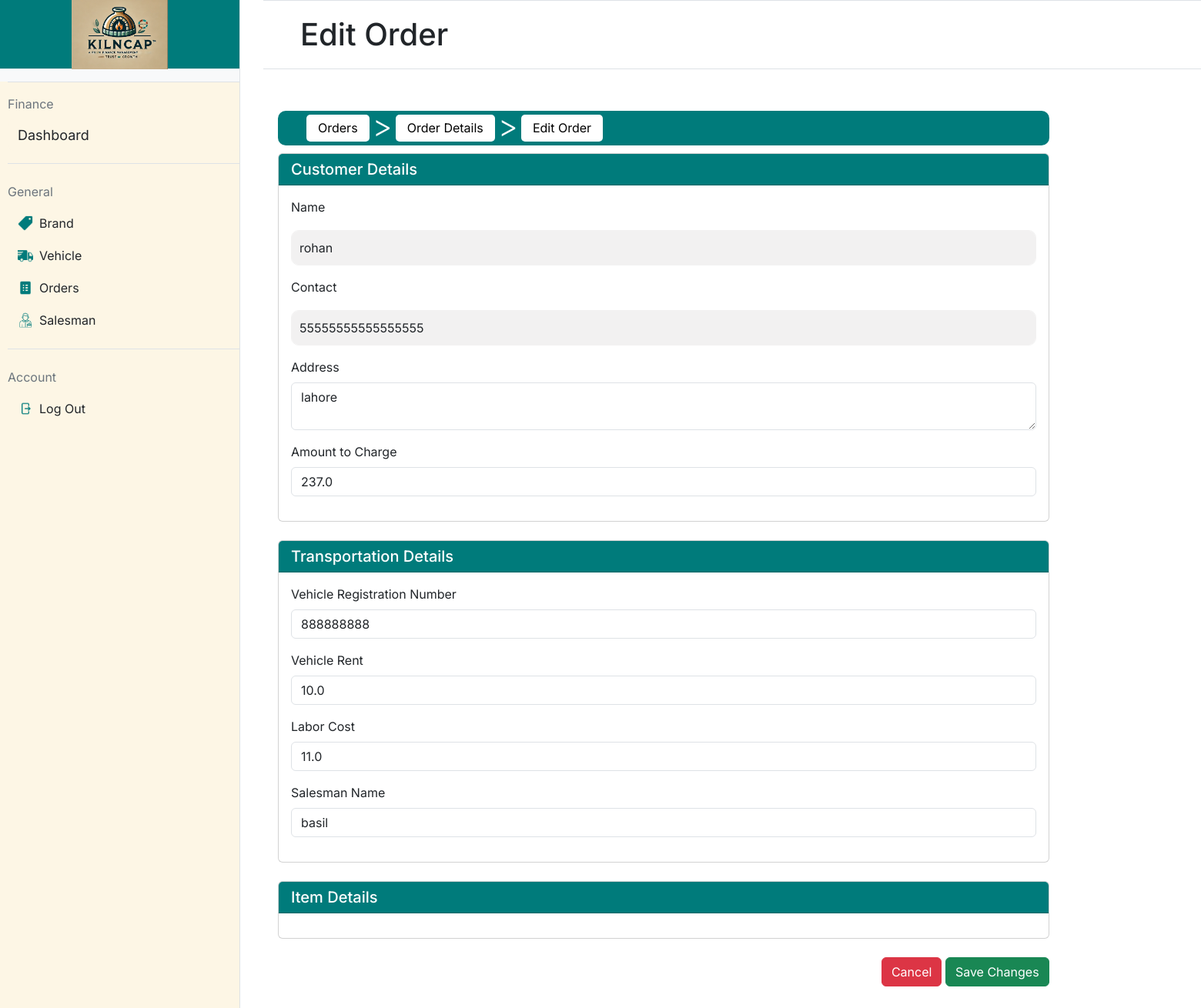
Page /edit_order/1 (signed in) on the committed database.
### app.py (models this page shows, shortened)
class Order(db.Model):
    __tablename__ = 'orders'
    id = db.Column(db.Integer, primary_key=True)  # Order ID
    customer_name = db.Column(db.String(100), nullable=False)  # Customer's name
    customer_contact = db.Column(db.String(15), nullable=False)  # Customer's contact number
    customer_address = db.Column(db.String(200), nullable=False)  # Customer's address
    vehicle_rent = db.Column(db.Float, nullable=False)  # Vehicle rent
    labor_cost = db.Column(db.Float, nullable=False)  # Labor cost
    total_amount = db.Column(db.Float, nullable=False)  # Total amount for the order
    order_date = db.Column(db.DateTime, nullable=False, default=db.func.current_timestamp())
    salesman_id = db.Column(db.Integer, db.ForeignKey('salesmen.id'), nullable=False)  # Salesman ID
    vehicle_id = db.Column(db.Integer, db.ForeignKey('vehicles.id'), nullable=False)  # Vehicle ID
    salesman = db.relationship('Salesman', backref=db.backref('orders', lazy=True))  # Salesman relationship
    vehicle = db.relationship('Vehicle', backref=db.backref('orders', lazy=True))  # Vehicle relationship
    items = db.relationship('Item', backref=db.backref('order', lazy=True), cascade='all, delete-orphan')  # Items relationship

class Vehicle(db.Model):
    __tablename__ = 'vehicles'
    id = db.Column(db.Integer, primary_key=True)
    registration_no = db.Column(db.String(20), unique=True, nullable=False)  # Vehicle registration number
    vehicle_type = db.Column(db.String(50), nullable=False)  # Type of vehicle
    capacity = db.Column(db.Integer, nullable=False)  # Capacity in kilograms
    ownership_status = db.Column(db.String(10), nullable=False)  # Ownership status (own/private)

class Salesman(db.Model):
    __tablename__ = 'salesmen'
    id = db.Column(db.Integer, primary_key=True)  # Salesman ID (Primary Key)
    name = db.Column(db.String(100), nullable=False)  # Salesman's name
    contact_no = db.Column(db.String(15), unique=True, nullable=False)  # Salesman's contact number
    cnic = db.Column(db.String(15), unique=True, nullable=False)  # Salesman's CNIC (Computerized National Identity Card)

### app.py (the view)
@app.route('/edit_order/<int:order_id>', methods=['GET'])
@login_required
def edit_order(order_id):
    order = Order.query.get(order_id)  # Fetch the order by ID
    if not order:
        flash('Order not found!', 'danger')
        return redirect(url_for('orders'))
    vehicles = Vehicle.query.all()  # Fetch all vehicles
    salesmen = Salesman.query.all()
    brands = Brand.query.all()
    bricks = BrickType.query.all()
    return render_template('edit_order.html', order=order, vehicles=vehicles, salesmen=salesmen, brands=brands, bricks=bricks)

### app.py (called while the page is built)
@login_manager.user_loader
def load_user(user_id):
    return User.query.get(int(user_id))

    @property
    def is_active(self):
        return True

### templates/edit_order.html (shortened to what this page needs)
{% extends "base.html" %}
{% block mainheading %}
    Edit Order
{% endblock %}
{% block maincontent %}
<nav class="navbar navbar-expand-lg" style="background-color: #007b7b; border-radius: 10px; padding: 5px 25px; height: 45px; width: 80%;">
    <div class="container-fluid d-flex align-items-center">
        <div class="collapse navbar-collapse" id="navbarNav">
            <ul class="navbar-nav d-flex align-items-center">
                <li class="nav-item">
                    <a class="nav-link text-black" href="{{ url_for('orders') }}" style="background-color: white; color: black; border-radius: 5px; padding: 5px 15px; height: 35px; line-height: 25px; transition: all 0.3s ease; text-decoration: none;" onmouseover="this.style.backgroundColor='#f0f0f0'; this.style.color='white';" onmouseout="this.style.backgroundColor='white'; this.style.color='black';">Orders</a>
                </li>
                <li class="mx-1" style="color: white;padding-bottom: 5px; font-size: 40px; font-weight:300">&gt;</li>
                <li class="nav-item">
                    <a class="nav-link text-black" href="{{ url_for('order_details', order_id=order.id) }}" style="background-color: white; color: black; border-radius: 5px; padding: 5px 15px; height: 35px; line-height: 25px; text-decoration: none;">Order Details</a>
                </li>
                <li class="mx-1" style="color: white;padding-bottom: 5px; font-size: 40px; font-weight:300">&gt;</li>
                <li class="nav-item">
                    <a class="nav-link text-black" href="#" style="background-color: white; color: black; border-radius: 5px; padding: 5px 15px; height: 35px; line-height: 25px; text-decoration: none;">Edit Order</a>
                </li>
            </ul>
        </div>
    </div>
</nav>
<div class="d-flex flex-column gap-4" style="padding-top: 10px; width:80%">
    <form action="{{ url_for('edit_order', order_id=order.id) }}" method="POST">
        <div class="card mb-4">
            <div class="card-header text-white" style="background-color: #007B7B;">
                <h5 class="mb-0">Customer Details</h5>
            </div>
            <div class="card-body">
                <div class="mb-3">
                    <label for="customer_name" class="form-label">Name</label>
                    <input type="text" name="customer_name" id="customer_name" class="form-control" value="{{ order.customer_name }}" required>
                </div>
                <div class="mb-3">
                    <label for="contact" class="form-label">Contact</label>
                    <input type="text" name="contact" id="contact" class="form-control" pattern="^\d{10,15}$"
                     value="{{ order.customer_contact }}" required>
                </div>
                <div class="mb-3">
                    <label for="address" class="form-label">Address</label>
                    <textarea name="address" id="address" class="form-control" required>{{ order.customer_address }}</textarea>
                </div>
                <div class="mb-3">
                    <label for="total_amount" class="form-label">Amount to Charge</label>
                    <input type="number" name="total_amount" id="total_amount" class="form-control" value="{{ order.total_amount }}" min="0"  required>
                </div>
            </div>
        </div>
        <div class="card mb-4">
            <div class="card-header text-white" style="background-color: #007B7B;">
                <h5 class="mb-0">Transportation Details</h5>
            </div>
            <div class="card-body">
                <div class="mb-3">
                    <label for="vehicle_id" class="form-label">Vehicle Registration Number</label>
                    <select name="vehicle_id" id="vehicle_id" class="form-control" required>
                        <option value disabled selected>{{ order.vehicle.registration_no }}</option>
                    </select>
                </div>
                <div class="mb-3">
                    <label for="vehicle_rent" class="form-label">Vehicle Rent</label>
                    <input type="number" name="vehicle_rent" id="vehicle_rent" class="form-control"
                           value="{{ order.vehicle_rent }}" min="0" required>
                </div>
                <div class="mb-3">
                    <label for="labor_cost" class="form-label">Labor Cost</label>
                    <input type="number" name="labor_cost" id="labor_cost" class="form-control"
                           value="{{ order.labor_cost }}" min="0" required>
                </div>
                <div class="mb-3">
                    <label for="salesman_name" class="form-label">Salesman Name</label>
                    <select name="salesman_id" id="salesman_id" class="form-control" required>
                        <option value disabled selected>{{ order.salesman.name }}</option>
                    </select>
                </div>
            </div>
        </div>
        <div class="section card mb-4" id="item-details-container">
            <div class="card-header text-white" style="background-color: #007B7B;">
                <h5 class="mb-0">Item Details</h5>
            </div>
            <div class="card-body">
            </div>
        </div>
        <div class="text-end" style="padding-bottom: 50px;">
            <a href="{{ url_for('orders') }}" class="btn btn-danger ms-2">Cancel</a>
            <button type="submit" class="btn btn-success">Save Changes</button>
        </div>
    </form>
</div>
{% endblock %}

### static/styles.css (style rules this page uses)
body { font-family: "Inter"; margin: 0; height: 100vh; display: flex; }
input[type="text"], input[type="password"] { width: 100%; padding: 10px; margin-top: 10px; background-color: #f2f1f1; border: 1px solid #f2f1f1; border-radius: 10px; }

### rows in the picture
Order: customer_name "rohan", contact "55555555555555555", address "lahore", total_amount "237.0", vehicle_rent "10.0", labor_cost "11.0"
Vehicle: vehicle_id "888888888"
Salesman: salesman_id "basil"
